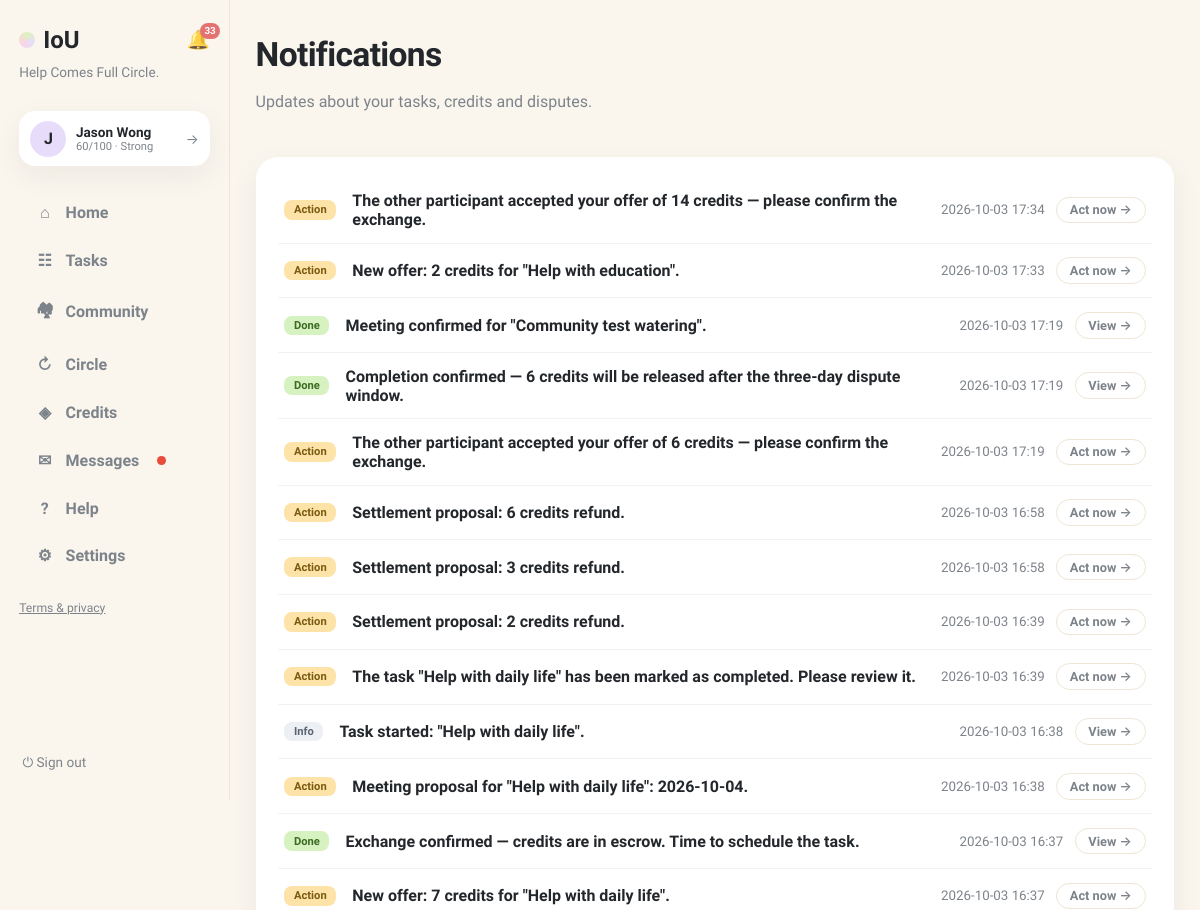
The page /notifications (signed in, upper part) on the database as committed earlier.
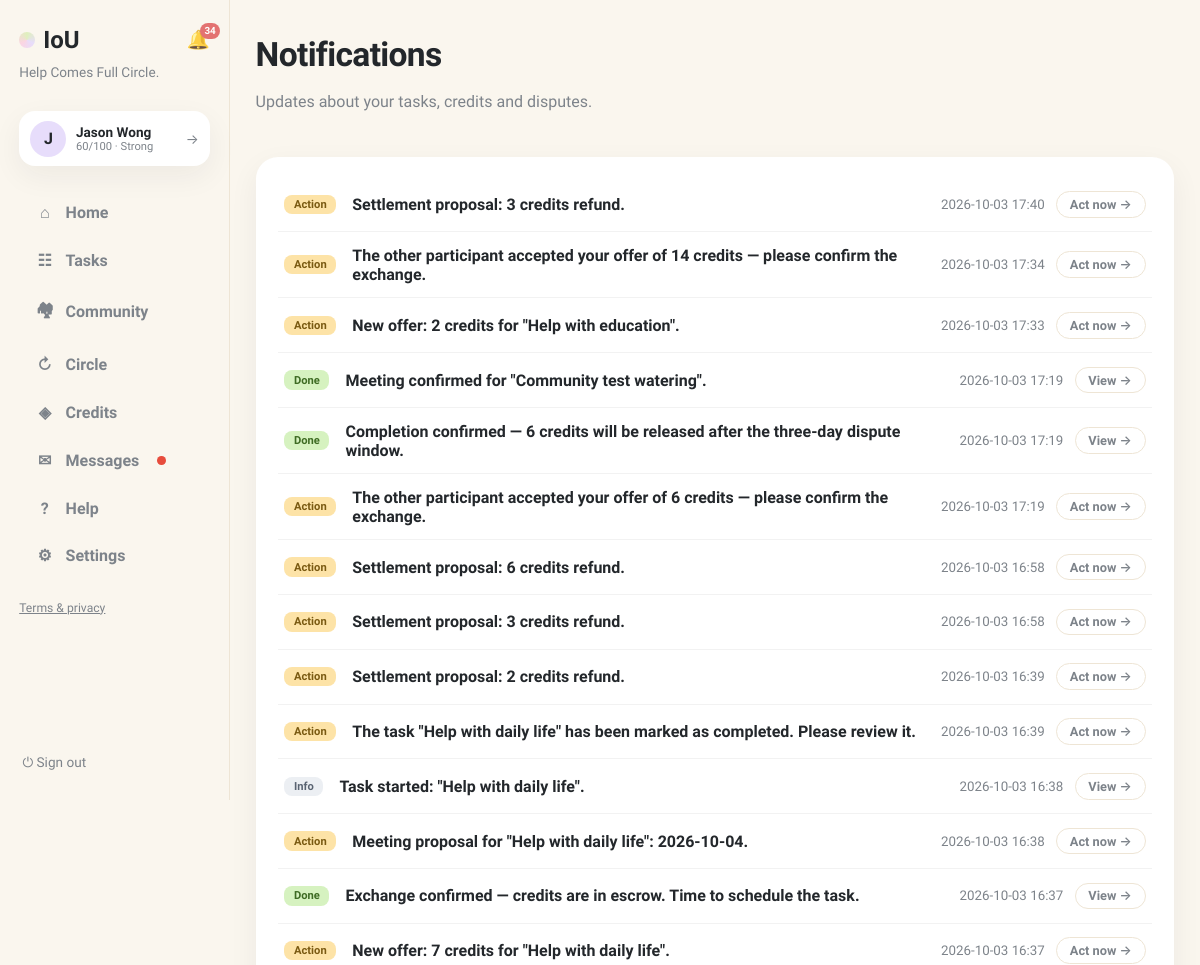
The same page on the database as committed later.
### tables this page shows
CREATE TABLE users (
                id INTEGER PRIMARY KEY, name TEXT NOT NULL, email TEXT UNIQUE NOT NULL,
                password TEXT NOT NULL, balance INTEGER NOT NULL DEFAULT 0,
                held_balance INTEGER NOT NULL DEFAULT 0,
                is_moderator INTEGER NOT NULL DEFAULT 0
            , language TEXT NOT NULL DEFAULT 'en', address TEXT, district TEXT, hkid TEXT, address_id TEXT, age INTEGER, birthday TEXT, skills TEXT NOT NULL DEFAULT '', community_helper INTEGER NOT NULL DEFAULT 0, created_at TEXT, consent_analytics INTEGER NOT NULL DEFAULT 0, reliability INTEGER NOT NULL DEFAULT 60, account_status TEXT NOT NULL DEFAULT 'active', analytics_consent INTEGER NOT NULL DEFAULT 0, username TEXT, bio TEXT, verification_identity TEXT NOT NULL DEFAULT 'unverified', verification_neighbourhood TEXT NOT NULL DEFAULT 'unverified', vis_photo INTEGER NOT NULL DEFAULT 1, vis_neighbourhood INTEGER NOT NULL DEFAULT 1, vis_skills INTEGER NOT NULL DEFAULT 1, vis_bio INTEGER NOT NULL DEFAULT 1, vis_completed INTEGER NOT NULL DEFAULT 1, vis_circle INTEGER NOT NULL DEFAULT 1, circle_enabled INTEGER NOT NULL DEFAULT 1);

CREATE TABLE notifications (
                id INTEGER PRIMARY KEY, user_id INTEGER NOT NULL,
                body TEXT NOT NULL, link TEXT NOT NULL DEFAULT '/',
                is_read INTEGER NOT NULL DEFAULT 0, kind TEXT NOT NULL DEFAULT 'info',
                created_at TEXT NOT NULL,
                FOREIGN KEY(user_id) REFERENCES users(id)
            );

### app.py (the view)
@app.get("/notifications", response_class=HTMLResponse)
def notifications_page(request: Request, tab: str = "system"):
    user = current_user(request)
    if not user:
        return RedirectResponse("/login", status_code=303)
    with db() as connection:
        notifs = connection.execute(
            "SELECT * FROM notifications WHERE user_id=? ORDER BY created_at DESC LIMIT 50",
            (user["id"],)).fetchall()
        threads = connection.execute(
            """SELECT r.id, r.title, r.status, r.requester_id, r.provider_id,
                      ru.name requester_name, pu.name provider_name,
                      (SELECT body FROM messages WHERE request_id=r.id ORDER BY id DESC LIMIT 1) last_body,
                      (SELECT created_at FROM messages WHERE request_id=r.id ORDER BY id DESC LIMIT 1) last_at
               FROM requests r
               JOIN users ru ON ru.id=r.requester_id
               LEFT JOIN users pu ON pu.id=r.provider_id
               WHERE (r.requester_id=? OR r.provider_id=?
                      OR EXISTS (SELECT 1 FROM request_participants rp
                                 WHERE rp.request_id=r.id AND rp.user_id=?))
                 AND EXISTS (SELECT 1 FROM messages WHERE request_id=r.id)
               ORDER BY last_at DESC""",
            (user["id"], user["id"], user["id"])).fetchall()
    return render(request, "notifications.html", page="notifications",
                  notifs=notifs, threads=threads, tab=tab)

### templates/notifications.html (shortened to what this page needs)
{% extends "base.html" %}
{% block content %}
<header class="page-head">
  <div>
    <h1>Notifications</h1>
    <p class="muted">Updates about your tasks, credits and disputes.</p>
  </div>
</header>
<div class="card notif-card">
  {% for n in notifs %}
  <div class="notif-row {% if not n.is_read %}unread{% endif %}">
    <span class="notif-kind k-{{ n.kind or 'info' }}">{% if (n.kind or 'info') == 'action' %}Action{% elif n.kind == 'success' %}Done{% else %}Info{% endif %}</span>
    <div class="notif-body"><b>{{ n.body }}</b></div>
    <div class="notif-side">
      <small class="muted">{{ n.created_at[:16].replace('T',' ') }}</small>
      {% if n.link and (n.kind or 'info') == 'action' %}<a class="btn-ghost btn-sm" href="/notifications/{{ n.id }}/go">Act now →</a>{% elif n.link %}<a class="btn-ghost btn-sm" href="/notifications/{{ n.id }}/go">View →</a>{% endif %}
    </div>
  </div>
  {% else %}<p class="empty">No notifications yet.</p>{% endfor %}
</div>
{% endblock %}

### templates/base.html (shortened to what this page needs)
<!doctype html>
<html lang="en"><head><link rel="stylesheet" href="/static/style.css"></head>
<body class="app-body">
<nav class="sidebar">
  <div class="brand-row">
    <a class="brand" href="/"><span class="brand-dot"></span>IoU</a>
    {% if user %}
    <a class="bell {% if page == 'notifications' %}active{% endif %}" href="/notifications" title="Notifications">🔔{% if unread_notifs or unread_msgs %}<span class="bell-badge">{{ (unread_notifs or 0) + (unread_msgs or 0) }}</span>{% endif %}</a>
    {% endif %}
  </div>
  <p class="brand-tag">Help Comes Full Circle.</p>
  {% if user %}
  <a class="side-user" href="/profile" title="Your profile">
    <div class="avatar">{{ user.name[0] }}</div>
    {% set sc = user.reliability if user.reliability is not none else 60 %}
    {% set lab = 'Suspended' if sc <= 0 else ('Restricted' if sc < 30 else ('Limited' if sc < 60 else ('Strong' if sc < 80 else 'Excellent'))) %}
    <div class="sidebar-user-meta"><b>{{ user.name }}</b>
      <small>{{ sc }}/100 · {{ lab }}</small>
    </div>
    <span class="side-user-arrow">→</span>
  </a>
  <div class="nav-links">
    <a class="nav-link {% if page == 'home' %}active{% endif %}" href="/"><span class="nav-ico">⌂</span>Home</a>
    <a class="nav-link {% if page == 'browse' %}active{% endif %}" href="/browse"><span class="nav-ico">☷</span>Tasks</a>
    <a class="nav-link {% if page == 'community' %}active{% endif %}" href="/community"><span class="nav-ico">🏘</span>Community</a>
    <a class="nav-link {% if page == 'circle' %}active{% endif %}" href="/chain-invitations"><span class="nav-ico">↻</span>Circle{% if circle_pending %}<span class="unread-dot"></span>{% endif %}</a>
    <a class="nav-link {% if page == 'credits' %}active{% endif %}" href="/history"><span class="nav-ico">◈</span>Credits</a>
    <a class="nav-link {% if page == 'messages' %}active{% endif %}" href="/messages"><span class="nav-ico">✉</span>Messages{% if unread_msgs %}<span class="unread-dot"></span>{% endif %}</a>
    <a class="nav-link {% if page == 'help' %}active{% endif %}" href="/help"><span class="nav-ico">?</span>Help</a>
    <a class="nav-link {% if page == 'account' %}active{% endif %}" href="/account"><span class="nav-ico">⚙</span>Settings</a>
  </div>
  <p class="nav-footer"><a href="/legal">Terms &amp; privacy</a></p>
  <form method="post" action="/logout" class="side-logout"><button class="link-button" title="Sign out">⏻ Sign out</button></form>
  {% else %}
  <div class="nav-links">
    <a class="nav-link" href="/login"><span class="nav-ico">→</span>Sign in</a>
    <a class="nav-link" href="/register"><span class="nav-ico">＋</span>Create account</a>
  </div>
  <p class="nav-footer"><a href="/legal">Terms &amp; privacy</a></p>
  {% endif %}
</nav>
<main class="content {% block content_class %}{% endblock %}">{% block content %}{% endblock %}</main>
</body></html>

### static/style.css (style rules this page uses)
:root { --bg:#faf6ee; --ink:#23272b; --muted:#7d838a; --line:#eee5d5; --yellow:#fdeab2; --green:#dff0bd; --pink:#fbd5e2; --purple:#e7ddfb; --blue:#d7eafb; --peach:#fbdfca; --card:#ffffff; --shadow:0 10px 30px rgba(35,39,43,.06); --radius:22px; }
* { box-sizing:border-box }
body { margin:0;font-family:Sora,Inter,system-ui,sans-serif;color:var(--ink);background:var(--bg) }
h1 { font-size:2.1rem;font-weight:800;margin:.2rem 0;letter-spacing:-.02em }
p { line-height:1.55 }
a { color:inherit }
.muted,.empty { color:var(--muted) }
.app-body { display:flex;min-height:100vh }
.sidebar { width:230px;flex-shrink:0;padding:1.6rem 1.2rem;display:flex;flex-direction:column;gap:.4rem;border-right:1px solid var(--line);position:sticky;top:0;height:100vh }
.brand { display:flex;align-items:center;gap:.5rem;font-size:1.5rem;font-weight:800;text-decoration:none }
.brand-dot { width:16px;height:16px;border-radius:50%;background:conic-gradient(var(--green),var(--purple),var(--pink),var(--green));display:inline-block }
.brand-tag { color:var(--muted);font-size:.85rem;margin:.2rem 0 1.4rem 0;line-height:1.4 }
.nav-links { display:flex;flex-direction:column;gap:.4rem }
.nav-link { display:flex;align-items:center;gap:.7rem;text-decoration:none;font-weight:600;padding:.7rem 1rem;border-radius:999px;color:var(--muted) }
.nav-ico { width:1.2rem;text-align:center }
.avatar { width:36px;height:36px;border-radius:50%;background:var(--purple);display:flex;align-items:center;justify-content:center;font-weight:800 }
.sidebar-user-meta { flex:1;min-width:0 }
.sidebar-user-meta b { display:block;font-size:.85rem;white-space:nowrap;overflow:hidden;text-overflow:ellipsis }
.sidebar-user-meta small { color:var(--muted);font-size:.7rem;display:block;white-space:nowrap;overflow:hidden;text-overflow:ellipsis }
.link-button { background:none;border:0;font-size:1.1rem;cursor:pointer;color:var(--muted);padding:.2rem }
.content { flex:1;max-width:1600px;margin:0 auto;padding:2.4rem clamp(1.2rem,3.5vw,3.5rem) 5rem;width:100% }
@media (max-width:1250px) { .content { padding:2rem 1.6rem 4rem } }
.page-head { display:flex;justify-content:space-between;align-items:flex-start;gap:1rem;margin-bottom:1.6rem }
.card { background:var(--card);border-radius:var(--radius);padding:1.3rem 1.4rem;box-shadow:var(--shadow) }
button { font:inherit;cursor:pointer }
.btn-ghost { display:inline-block;background:none;border:1.5px solid var(--line);border-radius:999px;padding:.6rem 1.2rem;font-weight:600;color:var(--muted);text-decoration:none }
.notif-card { margin-bottom:1.6rem }
.unread-dot { display:inline-block;width:.55rem;height:.55rem;border-radius:50%;background:#e74c3c;margin-left:.4rem;vertical-align:middle }
.bell { display:inline-flex;position:relative;font-size:1.15rem;text-decoration:none;margin-top:.6rem;opacity:.85 }
.bell-badge { position:absolute;top:-6px;right:-10px;background:#e05c5c;color:#fff;font-size:.62rem;font-weight:700;min-width:16px;height:16px;border-radius:8px;display:flex;align-items:center;justify-content:center;padding:0 4px }
.notif-row { display:flex;align-items:center;gap:1rem;padding:.85rem .4rem;border-bottom:1px solid rgba(0,0,0,.05) }
.notif-row.unread .notif-body b { font-weight:800 }
.notif-kind { flex-shrink:0;font-size:.7rem;font-weight:700;padding:.2rem .6rem;border-radius:8px;background:#eceff3;color:#5a6472 }
.notif-kind.k-action { background:#fde3a7;color:#7a5a12 }
.notif-kind.k-success { background:#d6f2c0;color:#3e6b23 }
.notif-body { flex:1 }
.notif-side { display:flex;align-items:center;gap:.7rem;flex-shrink:0 }
.btn-sm { padding:.3rem .8rem;font-size:.8rem }
.notif-body { min-width:0 }
.brand-row { display:flex;align-items:center;justify-content:space-between;gap:.5rem }
.brand-row .bell { margin-top:0 }
.side-user { display:flex;align-items:center;gap:.6rem;background:var(--card);border-radius:16px;padding:.6rem .7rem;box-shadow:var(--shadow);text-decoration:none;color:inherit;margin-bottom:1.2rem }
.side-user-arrow { color:var(--muted);font-size:.85rem }
.side-logout { margin-top:auto }
.side-logout .link-button { font-size:.85rem;display:flex;align-items:center;gap:.4rem }
.nav-footer { font-size:.76rem;color:var(--muted);margin-top:1rem }
.content>.card { margin-bottom:1.4rem }

Rows that differ between the two databases and show on the page:
added notifications: kind "Action", body "Settlement proposal: 3 credits refund.", created_at "2026-10-03 17:40"
Other text that changed with them:
{{ (unread_notifs or 0) + (unread_msgs or 0) }}: "33" → "34"
